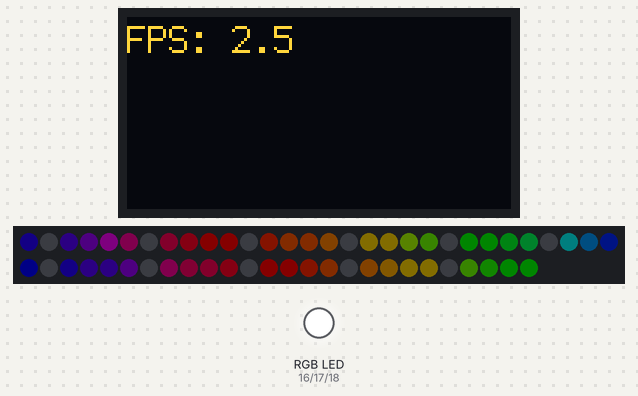
Recording of a program running on a simulated ESP32. On the bench: 128×64 one-colour display, 56 RGB LEDs in strip order, left to right, continuing on the next row, an RGB LED mixed from three pins (HIGH = lit). Dim RGB values are drawn brighter than linear; the OLED is the two-colour kind (top 16 rows yellow); what the program prints to the serial monitor is not drawn.

Above: at 0.31 s.
At 6.35 s:
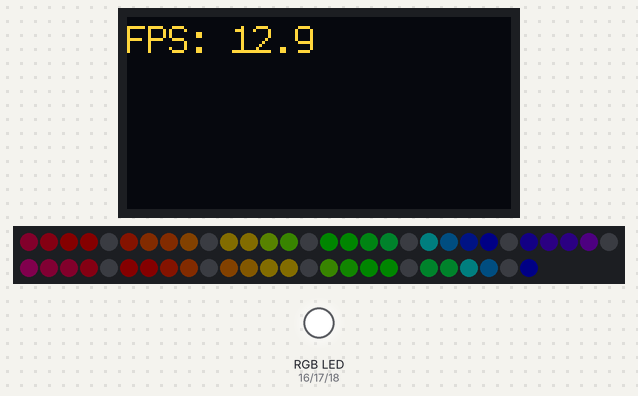
At 9.45 s:
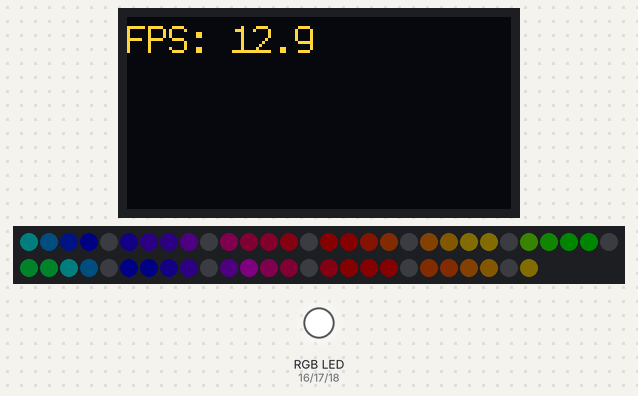
At 19.67 s:
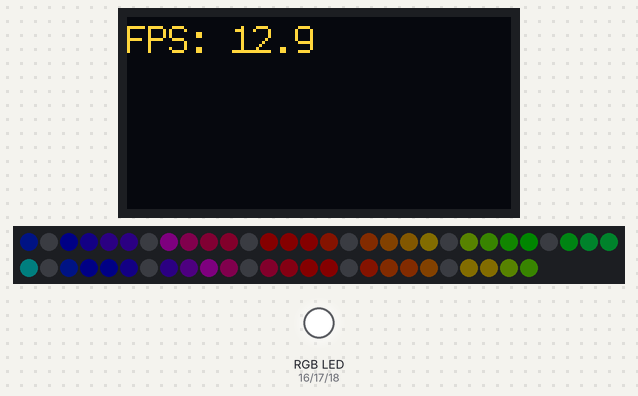
At 30.82 s:
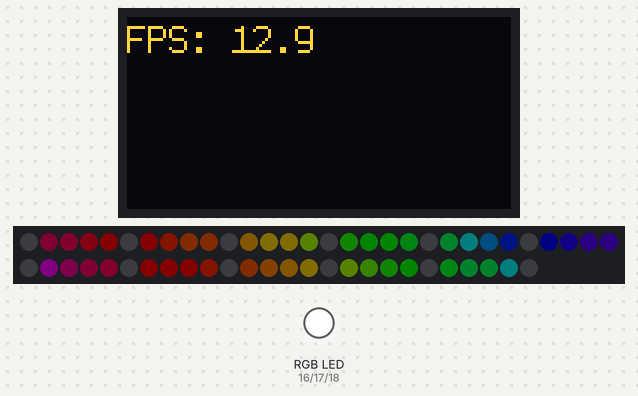
At 39.65 s:
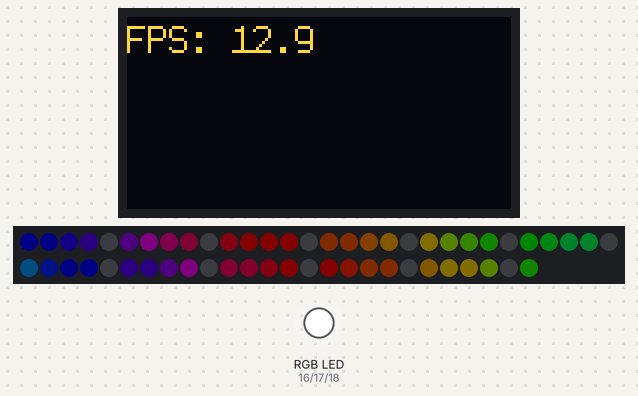
Timing chart, 0 to 40.0 s (numbered marks = the images above):
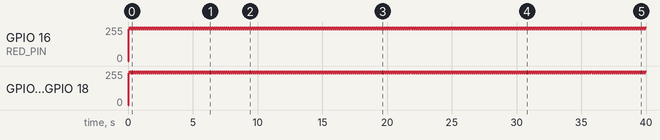

The program:

main.cpp
```cpp
#include <Arduino.h>
#include <U8g2lib.h>
#define FASTLED_INTERNAL
#include <FastLED.h>

#define RED_PIN             16
#define GREEN_PIN           17
#define BLUE_PIN            18
#define STATUS_LED_PWM_FREQ 12000
#define STATUS_LED_PWM_RES  8

#define NUM_LEDS 56
#define LED_PIN  23

CRGB g_LEDs[NUM_LEDS] = {0};

#define OLED_DATA  21
#define OLED_CLOCK 22
#define OLED_RESET 255
U8G2_SSD1306_128X64_NONAME_F_HW_I2C g_OLED(U8G2_R0, OLED_RESET, OLED_CLOCK, OLED_DATA);
int g_line_height = 0;

#include "marquee.h"

void write_led(int brightness = 0, bool invert = false)
{
  if(invert)
  {
    brightness = 256 - brightness;
  }
  ledcWrite(1, brightness);
  ledcWrite(2, brightness);
  ledcWrite(3, brightness);
}

double get_fps(double seconds)
{
  static double fps;
  fps = (fps * 0.9) + (1.0 / seconds * 0.1);
  return fps;
}

void setup()
{
  pinMode(LED_PIN, OUTPUT);

  pinMode(RED_PIN,   OUTPUT);
  pinMode(GREEN_PIN, OUTPUT);
  pinMode(BLUE_PIN,  OUTPUT);
  ledcAttachPin(RED_PIN,   1);
  ledcSetup(1, STATUS_LED_PWM_FREQ, STATUS_LED_PWM_RES);
  ledcAttachPin(GREEN_PIN, 2);
  ledcSetup(2, STATUS_LED_PWM_FREQ, STATUS_LED_PWM_RES);
  ledcAttachPin(BLUE_PIN,  3);
  ledcSetup(3, STATUS_LED_PWM_FREQ, STATUS_LED_PWM_RES);

  Serial.begin(115200);
  while (!Serial) { }
  Serial.println("ESP32 Startup");

  g_OLED.begin();
  g_OLED.clear();
  g_OLED.setFont(u8g2_font_profont15_tf);
  g_line_height = g_OLED.getFontAscent() - g_OLED.getFontDescent();

  FastLED.addLeds<WS2812B, LED_PIN, GRB>(g_LEDs, NUM_LEDS);
  FastLED.setBrightness(8);
}

void loop()
{
  bool bLED = 0;
  double fps = 0;

  uint8_t initHue = 0;
  const uint8_t deltaHue = 8;
  const uint8_t hueDensity = 4;

  for (;;)
  {
    bLED = !bLED;
    if (!bLED)
      write_led(0, true);
    else
      write_led(16, true);

    double dStart = millis() / 1000.0;

    g_OLED.clearBuffer();
    g_OLED.setCursor(0, g_line_height);
    g_OLED.printf("FPS: %.1lf", fps);
    g_OLED.sendBuffer();

    DrawMarquee();

    FastLED.show();

    double dEnd = millis() / 1000.0;
    fps = get_fps(dEnd - dStart);
  }
}
```

marquee.h
```cpp
#include <Arduino.h>
#define FASTLED_INTERNAL
#include <FastLED.h>

void DrawMarquee(void);

void DrawMarquee()
{
    static byte j = HUE_BLUE;
    j += 4;
    byte k = j;

    CRGB c;
    for (int i = 0; i < NUM_LEDS; i++)
        g_LEDs[i] = c.setHue(k+=8);

    static int scroll = 0;

    for (int i = scroll % 5; i < NUM_LEDS; i += 5)
        g_LEDs[i] = CRGB::Black;

    scroll++;

    delay(50);
}
```

Measured:
- by itself, GPIO 16 (RED_PIN), GPIO 17 (GREEN_PIN), GPIO 18 (BLUE_PIN): alternates 255/255 for 0.08 s and 239/255 for 0.08 s
